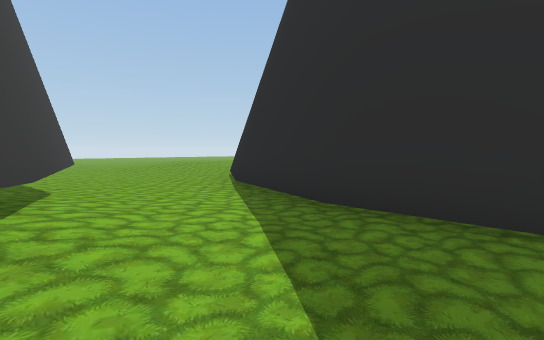
view 1 (above)

16 first-person views from a walk through a 3-D level made in the Unity game engine. The camera is 1.3 m above the floor, tilts 4° down and sees 85° across. The floor is counted in squares, 2 m on a side. Each view is taken from the middle of a square. On the plan, view 1 faces up. The plan holds only what a view shows up to about 9 squares ahead; the rest is blank. The place goes on beyond the plan. The player character is not drawn. Some animated figures are left out.

view 2
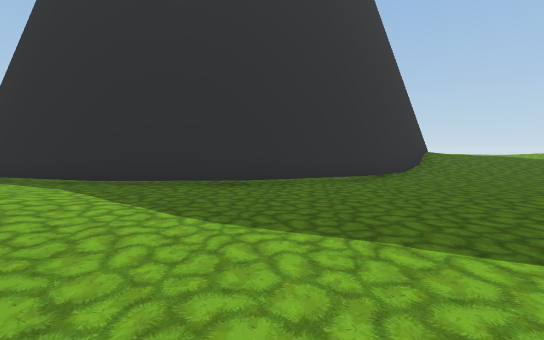

view 3
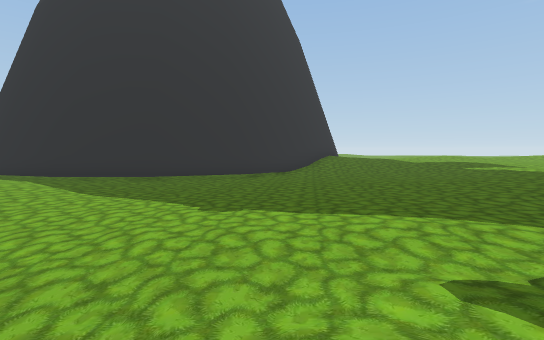

view 4
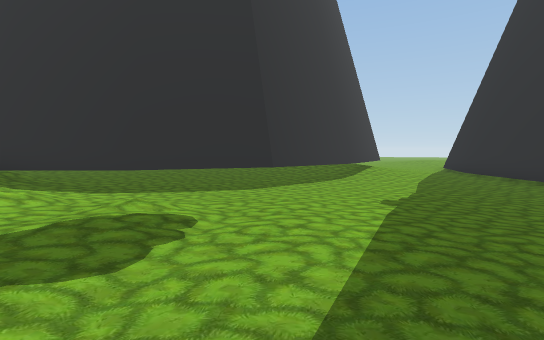

view 5
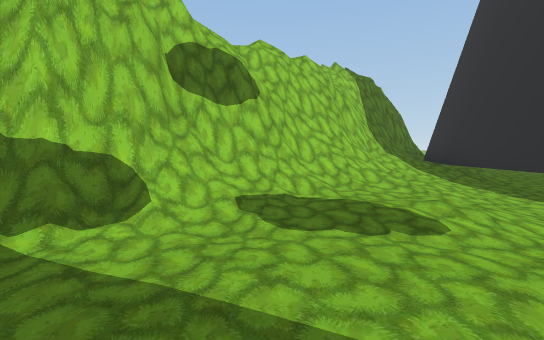

view 6
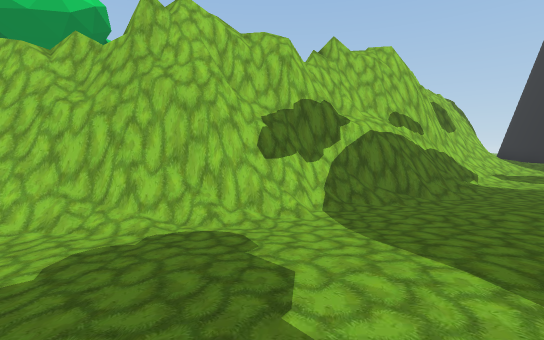

view 7
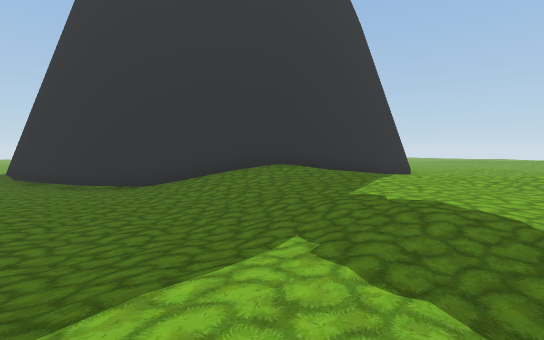

view 8
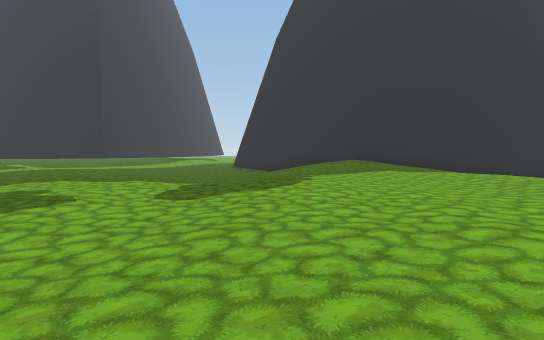

view 9
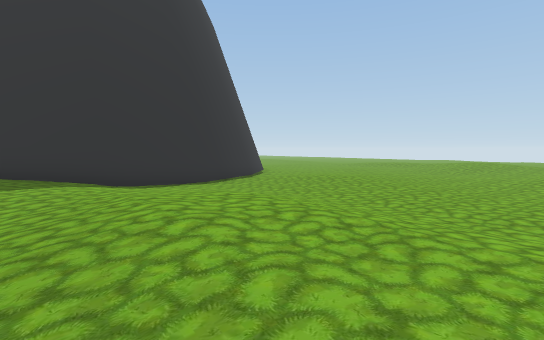

view 10
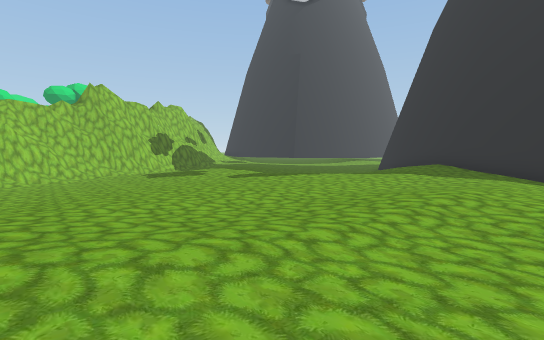

view 11
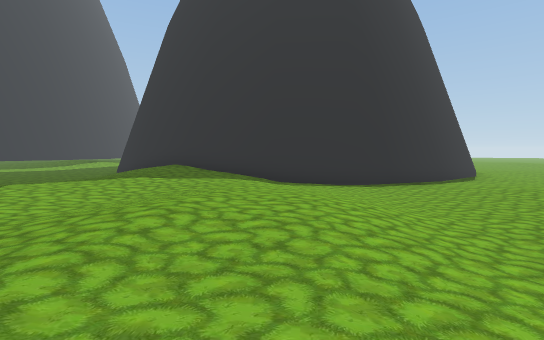

view 12
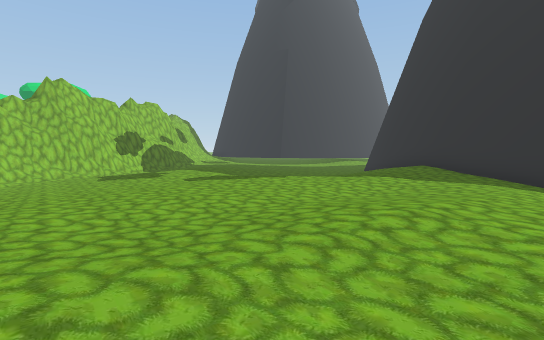

view 13
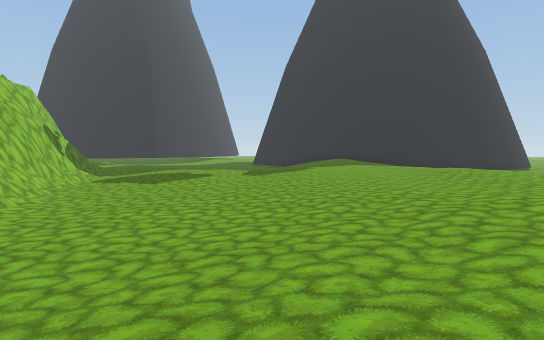

view 14
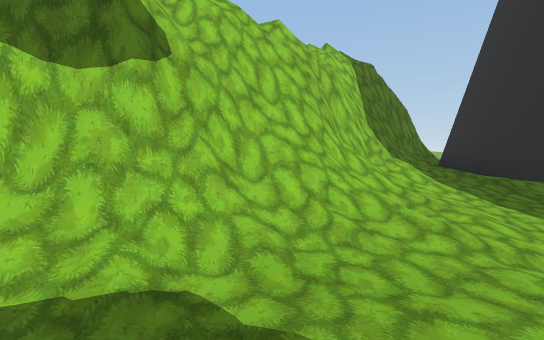

view 15
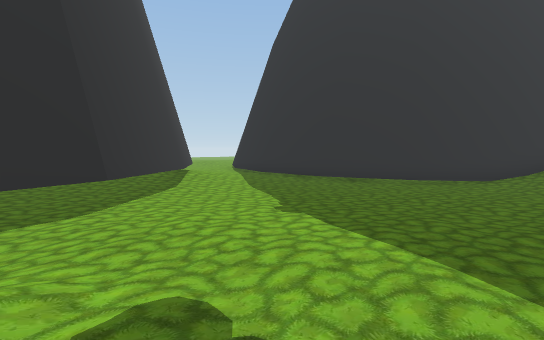

view 16
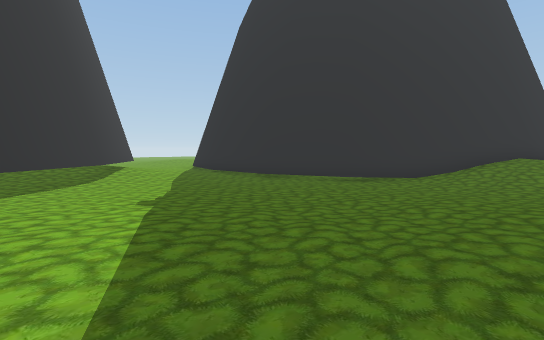

### Floor plan
Key: @ floor where view 1 was taken; # wall or solid block; . main floor; : floor 0.25 m higher than the main floor; - floor 0.25 m lower than the main floor; + floor 0.5 m higher than the main floor; * floor 0.75 m higher than the main floor; % floor 1 m higher than the main floor; / step, stairs or slope.
Columns run from 7 left of view 1 to 20 right of it. Each row starts with its distance up from view 1.
  9  -----#
  8  -----#
  7   ----##
  6    ---/#                ..
  5     ..-##             #...:
  4     #../#            ##...::
  3     ##..##          ##......
  2      #/..###      ###:./....
  1      #/..--########//////...
  0      #.@.----/////%***////..
 -1      #....-....////*++*///::
 -2      #..........//**++/%*//:
 -3      #.........../+*++/////
 -4     ##.........../+*+++/***
 -5     #..::/:/::/://+*++++/%*/
 -6    ##./:::::::+//+++++++*/%
 -7   ##/////:::+++++++:+++**/
 -8 ###/////////:///++/:::++//
 -9 #///##/######/:///:::::///
-10 #########  ####//:...::///
-11               ###/.....///
-12                 ###/...://

Positions as (right, up) in squares from view 1, and headings:
1: (0, 0), facing up
2: (-1, -3), facing up-right
3: (-1, -7), facing up-right
4: (3, -8), facing up-left
5: (3, -6), facing down-left
6: (10, -7), facing down-left
7: (10, -7), facing up
8: (15, -8), facing up-left
9: (17, -5), facing up
10: (20, -5), facing left
11: (19, -4), facing up-left
12: (19, -4), facing left
13: (18, -12), facing up-left
14: (1, -7), facing down-left
15: (1, -8), facing up
16: (3, -8), facing up
